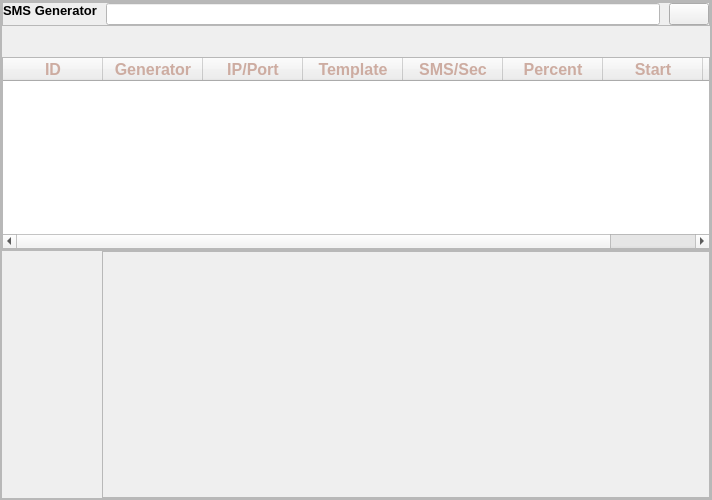
               <widget class="QWidget" name="Dashbord">
                <property name="styleSheet">
                 <string notr="true"/>
                </property>
                <layout class="QGridLayout" name="gridLayout_4">
                 <property name="leftMargin">
                  <number>0</number>
                 </property>
                 <property name="topMargin">
                  <number>0</number>
                 </property>
                 <property name="rightMargin">
                  <number>0</number>
                 </property>
                 <property name="bottomMargin">
                  <number>0</number>
                 </property>
                 <property name="spacing">
                  <number>0</number>
                 </property>
                 <item row="1" column="0">
                  <widget class="QFrame" name="frame_3">
                   <property name="minimumSize">
                    <size>
                     <width>0</width>
                     <height>500</height>
                    </size>
                   </property>
                   <property name="frameShape">
                    <enum>QFrame::StyledPanel</enum>
                   </property>
                   <property name="frameShadow">
                    <enum>QFrame::Raised</enum>
                   </property>
                   <layout class="QGridLayout" name="gridLayout_3">
                    <property name="leftMargin">
                     <number>0</number>
                    </property>
                    <property name="topMargin">
                     <number>0</number>
                    </property>
                    <property name="rightMargin">
                     <number>0</number>
                    </property>
                    <property name="bottomMargin">
                     <number>0</number>
                    </property>
                    <property name="spacing">
                     <number>0</number>
                    </property>
                    <item row="1" column="0">
                     <widget class="QFrame" name="frame_16">
                      <property name="frameShape">
                       <enum>QFrame::StyledPanel</enum>
                      </property>
                      <property name="frameShadow">
                       <enum>QFrame::Raised</enum>
                      </property>
                      <layout class="QHBoxLayout" name="horizontalLayout_9">
                       <property name="spacing">
                        <number>0</number>
                       </property>
                       <property name="leftMargin">
                        <number>100</number>
                       </property>
                       <property name="topMargin">
                        <number>0</number>
                       </property>
                       <property name="rightMargin">
                        <number>0</number>
                       </property>
                       <property name="bottomMargin">
                        <number>0</number>
                       </property>
                       <item>
                        <widget class="QFrame" name="frame_4">
                         <property name="frameShape">
                          <enum>QFrame::StyledPanel</enum>
                         </property>
                         <property name="frameShadow">
                          <enum>QFrame::Raised</enum>
                         </property>
                        </widget>
                       </item>
                      </layout>
                     </widget>
                    </item>
                    <item row="0" column="0">
                     <widget class="QFrame" name="frame_5">
                      <property name="minimumSize">
                       <size>
                        <width>0</width>
                        <height>50</height>
                       </size>
                      </property>
                      <property name="frameShape">
                       <enum>QFrame::StyledPanel</enum>
                      </property>
                      <property name="frameShadow">
                       <enum>QFrame::Raised</enum>
                      </property>
                      <layout class="QGridLayout" name="gridLayout_7">
                       <property name="leftMargin">
                        <number>0</number>
                       </property>
                       <property name="topMargin">
                        <number>0</number>
                       </property>
                       <property name="rightMargin">
                        <number>0</number>
                       </property>
                       <property name="bottomMargin">
                        <number>0</number>
                       </property>
                       <property name="spacing">
                        <number>0</number>
                       </property>
                       <item row="0" column="0" alignment="Qt::AlignTop">
                        <widget class="QFrame" name="frame_6">
                         <property name="sizePolicy">
                          <sizepolicy hsizetype="Expanding" vsizetype="Minimum">
                           <horstretch>0</horstretch>
                           <verstretch>0</verstretch>
                          </sizepolicy>
                         </property>
                         <property name="frameShape">
                          <enum>QFrame::StyledPanel</enum>
                         </property>
                         <property name="frameShadow">
                          <enum>QFrame::Raised</enum>
                         </property>
                         <layout class="QHBoxLayout" name="horizontalLayout_14">
                          <property name="spacing">
                           <number>9</number>
                          </property>
                          <property name="leftMargin">
                           <number>0</number>
                          </property>
                          <property name="topMargin">
                           <number>0</number>
                          </property>
                          <property name="rightMargin">
                           <number>0</number>
                          </property>
                          <property name="bottomMargin">
                           <number>0</number>
                          </property>
                          <item alignment="Qt::AlignLeft|Qt::AlignTop">
                           <widget class="QLabel" name="label_9">
                            <property name="sizePolicy">
                             <sizepolicy hsizetype="Minimum" vsizetype="Preferred">
                              <horstretch>0</horstretch>
                              <verstretch>0</verstretch>
                             </sizepolicy>
                            </property>
                            <property name="maximumSize">
                             <size>
                              <width>120</width>
                              <height>16777215</height>
                             </size>
                            </property>
                            <property name="font">
                             <font>
                              <pointsize>10</pointsize>
                              <weight>75</weight>
                              <bold>true</bold>
                             </font>
                            </property>
                            <property name="text">
                             <string>SMS Generator</string>
                            </property>
                           </widget>
                          </item>
                          <item>
                           <widget class="QLineEdit" name="search_generator">
                            <property name="styleSheet">
                             <string notr="true">alternate-background-color: rgb(255, 255, 255);
background-color: rgb(255, 255, 255);
color:rgb(141, 0, 212);</string>
                            </property>
                           </widget>
                          </item>
                          <item alignment="Qt::AlignRight">
                           <widget class="QPushButton" name="pushButton">
                            <property name="text">
                             <string/>
                            </property>
                            <property name="icon">
                             <iconset resource="resource.qrc">
                              <normaloff>:/icons/icons/search (1).svg</normaloff>:/icons/icons/search (1).svg</iconset>
                            </property>
                           </widget>
                          </item>
                         </layout>
                        </widget>
                       </item>
                       <item row="1" column="0" alignment="Qt::AlignHCenter">
                        <widget class="QTableWidget" name="generator">
                         <property name="sizePolicy">
                          <sizepolicy hsizetype="Fixed" vsizetype="Minimum">
                           <horstretch>0</horstretch>
                           <verstretch>0</verstretch>
                          </sizepolicy>
                         </property>
                         <property name="minimumSize">
                          <size>
                           <width>708</width>
                           <height>0</height>
                          </size>
                         </property>
                         <property name="styleSheet">
                          <string notr="true">QProgressBar{
    border: 2px solid grey;
    border-radius: 5px;
    text-align: center;
	background-color: lightblue;
    width: 10px;
    margin: 1px;
};

color:rgb(0, 0, 0);
</string>
                         </property>
                         <property name="lineWidth">
                          <number>0</number>
                         </property>
                         <column>
                          <property name="text">
                           <string>ID</string>
                          </property>
                          <property name="font">
                           <font>
                            <pointsize>12</pointsize>
                            <weight>75</weight>
                            <bold>true</bold>
                           </font>
                          </property>
                          <property name="background">
                           <color>
                            <red>255</red>
                            <green>255</green>
                            <blue>255</blue>
                           </color>
                          </property>
                          <property name="foreground">
                           <brush brushstyle="SolidPattern">
                            <color alpha="255">
                             <red>205</red>
                             <green>172</green>
                             <blue>161</blue>
                            </color>
                           </brush>
                          </property>
                         </column>
                         <column>
                          <property name="text">
                           <string>Generator</string>
                          </property>
                          <property name="font">
                           <font>
                            <pointsize>12</pointsize>
                            <weight>75</weight>
                            <bold>true</bold>
                           </font>
                          </property>
                          <property name="background">
                           <color>
                            <red>255</red>
                            <green>255</green>
                            <blue>255</blue>
                           </color>
                          </property>
                          <property name="foreground">
                           <brush brushstyle="SolidPattern">
                            <color alpha="255">
                             <red>205</red>
                             <green>172</green>
                             <blue>161</blue>
                            </color>
                           </brush>
                          </property>
                         </column>
                         <column>
                          <property name="text">
                           <string>IP/Port</string>
                          </property>
                          <property name="font">
                           <font>
                            <pointsize>12</pointsize>
                            <weight>75</weight>
                            <bold>true</bold>
                           </font>
                          </property>
                          <property name="background">
                           <color>
                            <red>255</red>
                            <green>255</green>
                            <blue>255</blue>
                           </color>
                          </property>
                          <property name="foreground">
                           <brush brushstyle="SolidPattern">
                            <color alpha="255">
                             <red>205</red>
                             <green>172</green>
                             <blue>161</blue>
                            </color>
                           </brush>
                          </property>
                         </column>
                         <column>
                          <property name="text">
                           <string>Template</string>
                          </property>
                          <property name="font">
                           <font>
                            <pointsize>12</pointsize>
                            <weight>75</weight>
                            <bold>true</bold>
                           </font>
                          </property>
                          <property name="background">
                           <color>
                            <red>255</red>
                            <green>255</green>
                            <blue>255</blue>
                           </color>
                          </property>
                          <property name="foreground">
                           <brush brushstyle="SolidPattern">
                            <color alpha="255">
                             <red>205</red>
                             <green>172</green>
                             <blue>161</blue>
                            </color>
                           </brush>
                          </property>
                         </column>
                         <column>
                          <property name="text">
                           <string>SMS/Sec</string>
                          </property>
                          <property name="font">
                           <font>
                            <pointsize>12</pointsize>
                            <weight>75</weight>
                            <bold>true</bold>
                           </font>
                          </property>
                          <property name="background">
                           <color>
                            <red>255</red>
                            <green>255</green>
                            <blue>255</blue>
                           </color>
                          </property>
                          <property name="foreground">
                           <brush brushstyle="SolidPattern">
                            <color alpha="255">
                             <red>205</red>
                             <green>172</green>
                             <blue>161</blue>
                            </color>
                           </brush>
                          </property>
                         </column>
                         <column>
                          <property name="text">
                           <string>Percent</string>
                          </property>
                          <property name="font">
                           <font>
                            <pointsize>12</pointsize>
                            <weight>75</weight>
                            <bold>true</bold>
                           </font>
                          </property>
                          <property name="foreground">
                           <brush brushstyle="SolidPattern">
                            <color alpha="255">
                             <red>205</red>
                             <green>172</green>
                             <blue>161</blue>
                            </color>
                           </brush>
                          </property>
                         </column>
                         <column>
                          <property name="text">
                           <string>Start</string>
                          </property>
                          <property name="font">
                           <font>
                            <pointsize>12</pointsize>
                            <weight>75</weight>
                            <bold>true</bold>
                           </font>
                          </property>
                          <property name="foreground">
                           <brush brushstyle="SolidPattern">
                            <color alpha="255">
                             <red>205</red>
                             <green>172</green>
                             <blue>161</blue>
                            </color>
                           </brush>
                          </property>
                         </column>
                         <column>
                          <property name="text">
                           <string>Edit</string>
                          </property>
                          <property name="font">
                           <font>
                            <pointsize>12</pointsize>
                            <weight>75</weight>
                            <bold>true</bold>
                           </font>
                          </property>
                          <property name="foreground">
                           <brush brushstyle="SolidPattern">
                            <color alpha="255">
                             <red>205</red>
                             <green>172</green>
                             <blue>161</blue>
                            </color>
                           </brush>
                          </property>
                         </column>
                        </widget>
                       </item>
                      </layout>
                     </widget>
                    </item>
                   </layout>
                  </widget>
                 </item>
                </layout>
               </widget>
